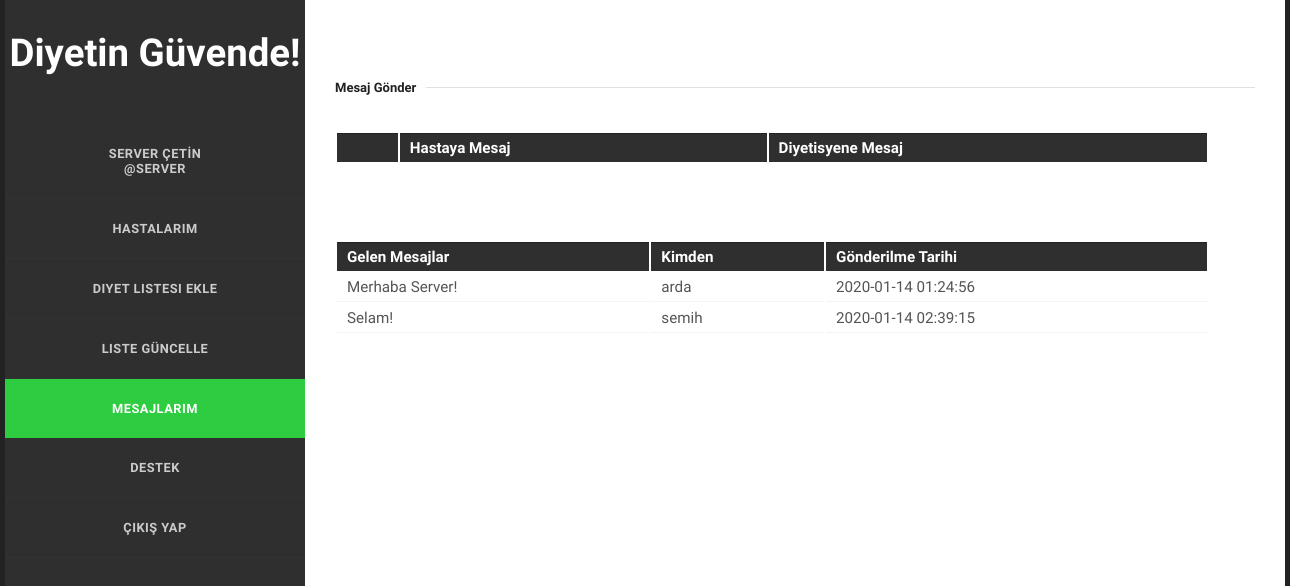
The page /Koc/koc-mesajlari.php (signed in) on the database its author committed.
### tables this page shows
CREATE TABLE `kullanicimesaj` (
  `Id` int(11) NOT NULL,
  `GonderenId` int(11) NOT NULL,
  `AlanId` int(11) NOT NULL,
  `Mesaj` varchar(400) NOT NULL,
  `GonderilmeTarihi` datetime NOT NULL
);

CREATE TABLE `kullanici` (
  `Id` int(11) NOT NULL,
  `CinsiyetId` int(11) NOT NULL,
  `Ad` varchar(30) NOT NULL,
  `Soyad` varchar(30) NOT NULL,
  `DogumTarih` date NOT NULL,
  `KullaniciAdi` varchar(15) NOT NULL,
  `Email` varchar(50) NOT NULL,
  `TelefonNo` varchar(15) NOT NULL,
  `Sifre` varchar(150) NOT NULL,
  `KullaniciTurId` int(11) NOT NULL
);

### Koc/koc-mesajlari.php (the view, shortened to what this page needs)
<!doctype html>
<html>
<head>
<link rel="stylesheet" href="/css/styles.css" type="text/css" />
</head>
<body>
		<section id="body" class="width">
			<section id="content" class="column-right">
	    <article>
			<div class="beyaz" style="padding-top: 50px"  >
				<fieldset>
                    <legend>Mesaj Gönder</legend><br><br>
                    <table>
                        <th>
                            <th>Hastaya Mesaj</th>
                            <th>Diyetisyene Mesaj</th>
                        </th>
						<?php
                        include "../baglan.php";
                        $id = $_SESSION['Id'];
                        ?>
                    </table>
				<table style="margin-top: 40px;">
					<tr>
						<th>Gelen Mesajlar</th>
						<th>Kimden</th>
					    <th>Gönderilme Tarihi</th>
					</tr>
                <?php
                    $query = $db->query("SELECT * FROM kullanicimesaj where AlanId = $id", PDO::FETCH_ASSOC);
                    if ( $query->rowCount() ){
                        foreach( $query as $mesaj ){
                            $kkId= $mesaj['GonderenId'];
                            $karsiKullanici = $db->query("SELECT * FROM kullanici WHERE Id = $kkId")->fetch(PDO::FETCH_ASSOC);
                            print '
                                <tr>
                                    <td>'.$mesaj['Mesaj'].'</td>
                                    <td>'.$karsiKullanici['KullaniciAdi'].'</td>
                                    <td>'.$mesaj['GonderilmeTarihi'].'</td>
                                </tr>
                            ';
                        }
                    }
                ?><br><br>
			</div>
		</article>
		</section>
	</section>
</body>
</html>

### css/styles.css (style rules this page uses)
body { margin:0px auto; padding:0; background: #222; font-family: 'Oxygen', 'sans-serif'; font-size: 1.0em; color:#555; }
* { margin:0; padding:0; }
table { width:95%; text-align:left; }
th, td { padding:5px 10px; }
th { color:#fff; border-top:1px solid #222; background-color:#2F2F2F; }
td { border-bottom:1px solid #f4f4f4; }
fieldset { display:block; border:none; border-top:1px solid #e0e0e0; }
fieldset legend { font-weight:bold; font-size:13px; padding-right:10px; color:#222; }
.width { width:1280px; margin: 0 auto; }
div.beyaz { height:1000px; position:relative; top:15%; left:0%; }
section#body { padding: 0; background: #2f2f2f; }
section#content { width:940px; padding: 20px; background-color: #fff; }
.column-right { float:right; }
article { padding: 10px 10px 30px; font-size: 0.95em; border-bottom: 1px solid #eee; }

### rows shown on the page
kullanicimesaj: Mesaj "Merhaba Server!", GonderenId.KullaniciAdi "arda", GonderilmeTarihi "2020-01-14 01:24:56"
kullanicimesaj: Mesaj "Selam!", GonderenId.KullaniciAdi "semih", GonderilmeTarihi "2020-01-14 02:39:15"

### other values the page prints
$name "SERVER"
$soyad "ÇETİN"
$username "SERVER"
